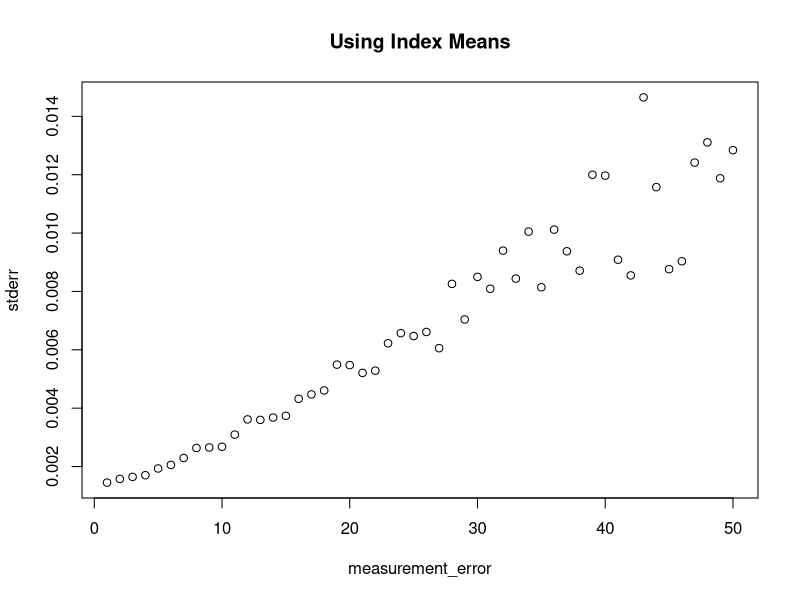
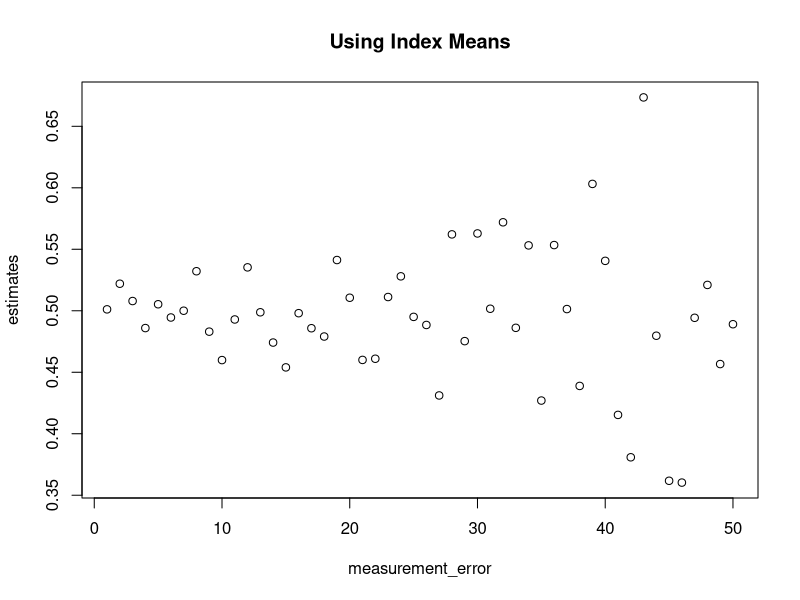
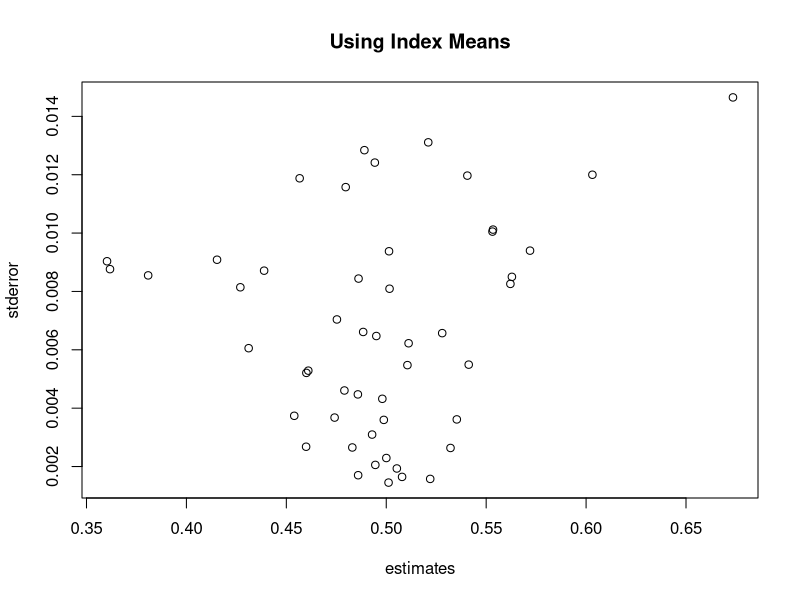
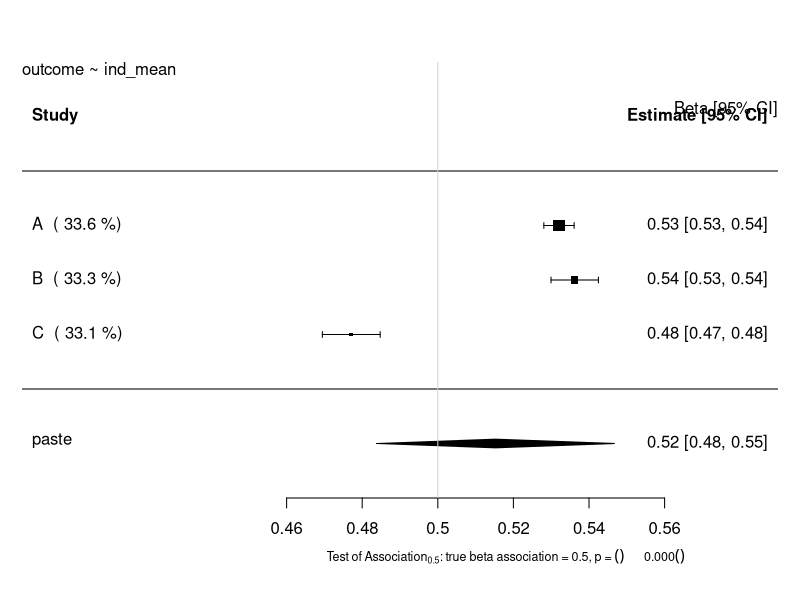
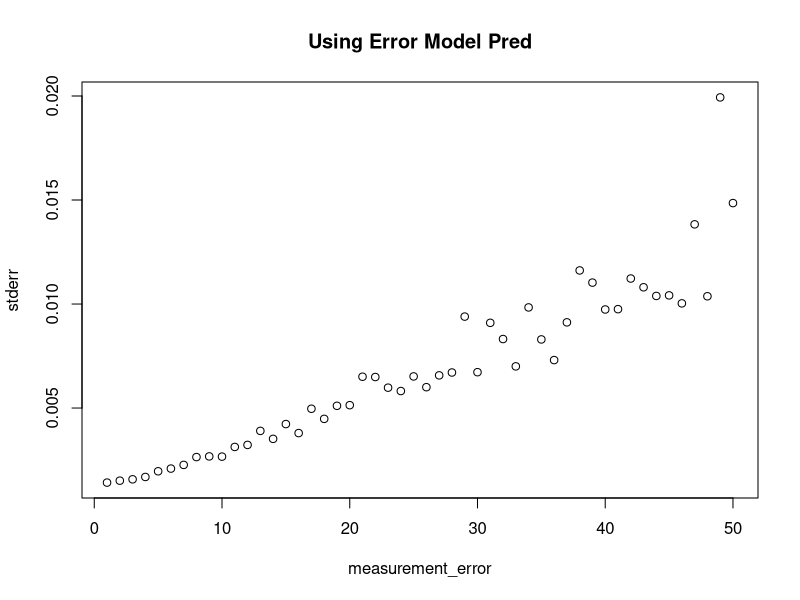
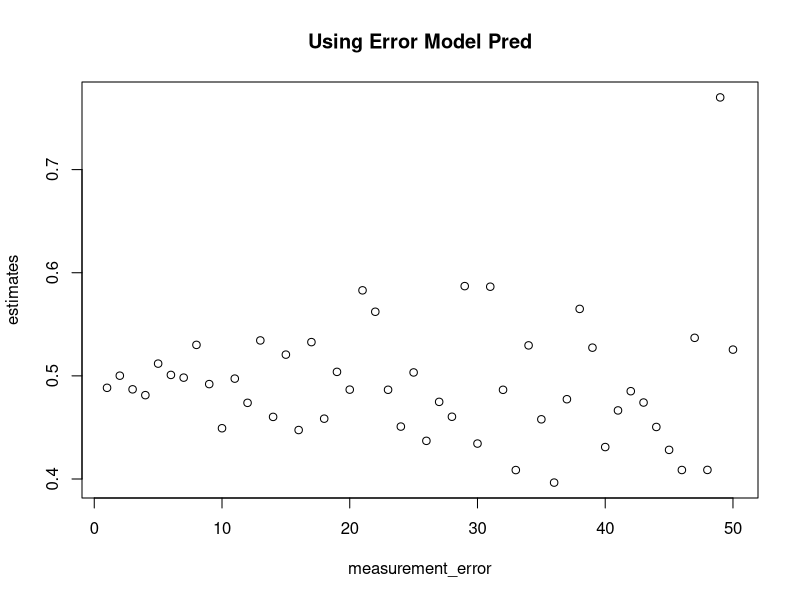
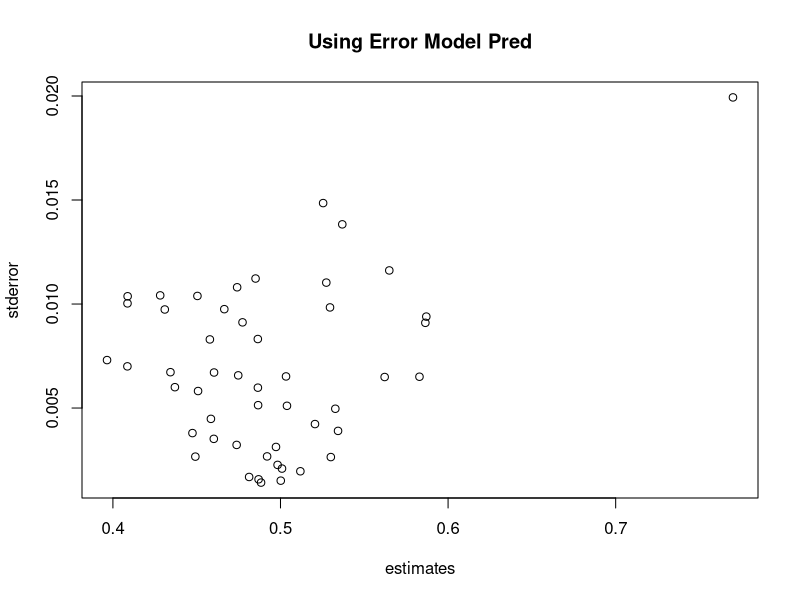
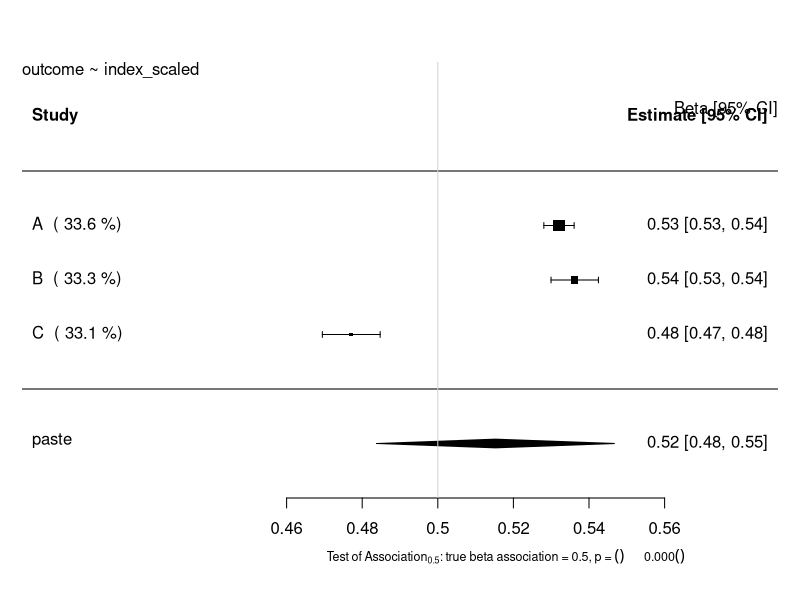

The R script that drew these images, in order:
# Investigation into Data Agreement as Weighting System
## Author: Paul Scherer
##         Tom Bishop
## Institute: University of Cambridge MRC Epidemiology Unit 
## Date: 4.09.2017

# Set up the Data
library(ggplot2)
library(reshape2)
library(parallel)
library(stats)
library(metafor)

# Set save point for the plots
setwd("U:/workspace/paee_harmonisation/Reweighting/plots")

# Raw Data Set Properties
trueBeta = 0.5
constant = 20

study_size = 20000
raw_mean = 40
raw_stdev = 15

# Simple creation of the raw data and the related outcome without error
raw_data = data.frame(gold = rnorm(n = study_size, mean = raw_mean, sd = raw_stdev))
raw_data$outcome = (trueBeta*raw_data$gold) + constant

###############################################################################
########################### Functions #########################################
###############################################################################
createStudyData <- function(raw_data, measurement_error, number_of_indices){
    exposure_error = rnorm(n = study_size, mean = 0, sd = measurement_error)
    raw_data$exposure_measured = raw_data$gold + exposure_error
    raw_data$index = cut_number(x = raw_data$exposure_measured,n = number_of_indices, labels =FALSE)
    raw_data$index = as.factor(raw_data$index)
    raw_data = raw_data[with(raw_data, order(index)),]
    return(raw_data)
}

createValidationData <- function(val_size, measurement_error, number_of_indices) {
    validation_data = data.frame(gold =  rnorm(n = val_size, mean = raw_mean, sd = raw_stdev))
    exposure_error = rnorm(n = val_size, mean = 0, sd = measurement_error)
    validation_data$exposure_measured = validation_data$gold + exposure_error
    validation_data$index = cut_number(x = validation_data$exposure_measured,n = number_of_indices, labels =FALSE)
    validation_data$index = as.factor(validation_data$index)
    return (validation_data)
}

createMeansList <- function(data, number_of_indices) {
    meansList = vector(mode="list", length = number_of_indices)
    for (i in 1:number_of_indices) {
        meansList[i] = mean(unname(unlist((split(x=data$gold, f= as.factor(data$index)))[i])))
    }
    return(meansList)
}



#######################################################################################
######################## Before Any Changes to the Process (MEANS) ####################
#######################################################################################
# General Parameters
numLevels = 4
validation_size = 400
upperbound = 50
## Graphing Standard Error as a function of Measurement Error
std_error = vector("numeric", length = upperbound)
estimates_graph = vector("numeric", length = upperbound)
for (measurement_error_counter in 1:upperbound) {
    studyData_graph = createStudyData(raw_data = raw_data, measurement_error = measurement_error_counter, number_of_indices = numLevels)
    validation_data_graph = createValidationData(val_size = validation_size, measurement_error = measurement_error_counter, number_of_indices = numLevels )
    validation_means_graph = createMeansList(validation_data_graph, numLevels)

    studyData_graph$ind_mean <- unlist(lapply(X=studyData_graph$index, FUN=function(index_val){
        output =  validation_means_graph[index_val]
    }))
    lm_graph <- lm(formula=outcome~ind_mean, data=studyData_graph)
    estimate_graph = lm_graph$coefficients["ind_mean"]
    stdError_graph = summary(lm_graph)$coefficients["ind_mean","Std. Error"]

    estimates_graph[measurement_error_counter] = estimate_graph
    std_error[measurement_error_counter] = stdError_graph

}
plot(x = (1:upperbound), y = std_error, xlab = "measurement_error", ylab = "stderr", main = "Using Index Means")
plot(x = (1:upperbound), y = estimates_graph, xlab = "measurement_error", ylab = "estimates", main = "Using Index Means")
plot(x = estimates_graph, y = std_error, xlab = "estimates", ylab = "stderror", main = "Using Index Means")


# Study A
measureError_A = 5
studyData_A = createStudyData(raw_data = raw_data, measurement_error = measureError_A, number_of_indices = numLevels)
validation_data_A = createValidationData(val_size = validation_size, measurement_error = measureError_A, number_of_indices = numLevels )
validation_means_A = createMeansList(validation_data_A, numLevels)

# Study B
measureError_B = 10
studyData_B = createStudyData(raw_data = raw_data, measurement_error = measureError_B, number_of_indices = numLevels)
validation_data_B = createValidationData(val_size = validation_size, measurement_error = measureError_B, number_of_indices = numLevels )
validation_means_B = createMeansList(validation_data_B, numLevels)

# Study C
measureError_C = 15
studyData_C = createStudyData(raw_data = raw_data, measurement_error = measureError_C, number_of_indices = numLevels)
validation_data_C = createValidationData(val_size = validation_size, measurement_error = measureError_C, number_of_indices = numLevels )
validation_means_C = createMeansList(validation_data_C, numLevels)

## Transformation and Regression using Index Means
# Study A
studyData_A$ind_mean <- unlist(lapply(X=studyData_A$index, FUN=function(index_val){
    output =  validation_means_A[index_val]
}))
lm_A <- lm(formula=outcome~ind_mean, data=studyData_A)
estimate_A = lm_A$coefficients["ind_mean"]
stdError_A = summary(lm_A)$coefficients["ind_mean","Std. Error"]

# Study B
studyData_B$ind_mean <- unlist(lapply(X=studyData_B$index, FUN=function(index_val){
    output =  validation_means_B[index_val]
}))
lm_B <- lm(formula=outcome~ind_mean, data=studyData_B)
estimate_B = lm_B$coefficients["ind_mean"]
stdError_B = summary(lm_B)$coefficients["ind_mean","Std. Error"]

# Study C
studyData_C$ind_mean <- unlist(lapply(X=studyData_C$index, FUN=function(index_val){
    output =  validation_means_C[index_val]
}))
lm_C <- lm(formula=outcome~ind_mean, data=studyData_C)
estimate_C = lm_C$coefficients["ind_mean"]
stdError_C = summary(lm_C)$coefficients["ind_mean","Std. Error"]

## Random Effects Model Forest Plot Before Reweighting
estimates = c(estimate_A, estimate_B, estimate_C)
stand_errs = c(stdError_A, stdError_B, stdError_C)
labels = c("A","B","C")
res <- rma(yi = estimates, sei = stand_errs, method='DL', slab = labels)
weights_res <- weights.rma.uni(res)

# Forest Plot
res$slab <- paste(res$slab, " (", round(weights.rma.uni(res),digits=1), "%)")
fmla = as.formula(outcome~ind_mean)
forest(res, mlab=bquote(paste('Overall (I'^2*' = ', .(round(res$I2)),'%, p = ',
    .(sprintf("%.3f", round(res$QEp,3))),')')),
xlab=bquote(paste('Test of Association'[0.5]*': true beta association = 0.5, p = ',
    .(sprintf("%.3f", round(res$pval,3))))), cex=1, cex.lab=0.75, cex.axis=1)
usr <- par("usr")
text(usr[2], usr[4], "Beta [95% CI]", adj = c(1, 4),cex=1)
text(usr[1], usr[4], paste0(gsub(paste0("Study Data","\\$"),"", deparse(fmla)),collapse="\n"), adj = c( 0, 1 ),cex=1, main = "Using Index Means")
abline(v = 0.5, col = "lightgray")






#######################################################################################
######################## Using Error Model Esque Scale it to Gold #####################
#######################################################################################
# Obviously the same as the means.

numLevels = 4
validation_size = 400

## Plotting Bit
## Graphing Standard Error as a function of Measurement Error
std_error = vector("numeric", length = upperbound)
estimates_graph = vector("numeric", length = upperbound)
for (measurement_error_counter in 1:upperbound) {
    studyData_graph = createStudyData(raw_data = raw_data, measurement_error = measurement_error_counter, number_of_indices = numLevels)
    validation_data_graph = createValidationData(val_size = validation_size, measurement_error = measurement_error_counter, number_of_indices = numLevels )

    # Find Error Model
    index_transformation = as.formula(gold ~ index)
    lambda_lm_graph <- lm(formula=index_transformation, data=validation_data_graph)
    new = data.frame(index = studyData_graph$index)
    studyData_graph$index_scaled = predict(lambda_lm_graph, newdata = new)

    # Use Error Model to Scale Index to Gold
    lm_graph <- lm(formula=outcome~index_scaled, data=studyData_graph)
    estimate_graph = lm_graph$coefficients["index_scaled"]
    stdError_graph = summary(lm_graph)$coefficients["index_scaled","Std. Error"]

    estimates_graph[measurement_error_counter] = estimate_graph
    std_error[measurement_error_counter] = stdError_graph
}
plot(x = (1:upperbound), y = std_error, xlab = "measurement_error", ylab = "stderr", main = "Using Error Model Pred")
plot(x = (1:upperbound), y = estimates_graph, xlab = "measurement_error", ylab = "estimates", main = "Using Error Model Pred")
plot(x = estimates_graph, y = std_error, xlab = "estimates", ylab = "stderror", main = "Using Error Model Pred")



# # Study A
# measureError_A = 5
# studyData_A = createStudyData(raw_data = raw_data, measurement_error = measureError_A, number_of_indices = numLevels)
# validation_data_A = createValidationData(val_size = validation_size, measurement_error = measureError_A, number_of_indices = numLevels )
# validation_means_A = createMeansList(validation_data_A, numLevels)

# # Study B
# measureError_B = 10
# studyData_B = createStudyData(raw_data = raw_data, measurement_error = measureError_B, number_of_indices = numLevels)
# validation_data_B = createValidationData(val_size = validation_size, measurement_error = measureError_B, number_of_indices = numLevels )
# validation_means_B = createMeansList(validation_data_B, numLevels)

# # Study C
# measureError_C = 60
# studyData_C = createStudyData(raw_data = raw_data, measurement_error = measureError_C, number_of_indices = numLevels)
# validation_data_C = createValidationData(val_size = validation_size, measurement_error = measureError_C, number_of_indices = numLevels )
# validation_means_C = createMeansList(validation_data_C, numLevels)


## Transformation of Indexes to Gold Scale
index_transformation = as.formula(gold ~ index)
# Study A
lambda_lm_A <- lm(formula=index_transformation, data=validation_data_A)
new = data.frame(index = studyData_A$index)
studyData_A$index_scaled = predict(lambda_lm_A, newdata = new)

studyData_A$ind_mean <- unlist(lapply(X=studyData_A$index, FUN=function(index_val){
    output =  validation_means_A[index_val]
}))

# Study B
lambda_lm_B <- lm(formula=index_transformation, data=validation_data_B)
new = data.frame(index = studyData_B$index)
studyData_B$index_scaled = predict(lambda_lm_B, newdata = new)

studyData_B$ind_mean <- unlist(lapply(X=studyData_B$index, FUN=function(index_val){
    output =  validation_means_B[index_val]
}))

# Study C
lambda_lm_C <- lm(formula=index_transformation, data=validation_data_C)
new = data.frame(index = studyData_C$index)
studyData_C$index_scaled = predict(lambda_lm_C, newdata = new)

studyData_C$ind_mean <- unlist(lapply(X=studyData_C$index, FUN=function(index_val){
    output =  validation_means_C[index_val]
}))


# Study A
lm_A <- lm(formula=outcome~index_scaled, data=studyData_A)
estimate_A = lm_A$coefficients["index_scaled"]
stdError_A = summary(lm_A)$coefficients["index_scaled","Std. Error"]

# Study B
lm_B <- lm(formula=outcome~index_scaled, data=studyData_B)
estimate_B = lm_B$coefficients["index_scaled"]
stdError_B = summary(lm_B)$coefficients["index_scaled","Std. Error"]

# Study C
lm_C <- lm(formula=outcome~index_scaled, data=studyData_C)
estimate_C = lm_C$coefficients["index_scaled"]
stdError_C = summary(lm_C)$coefficients["index_scaled","Std. Error"]

## Random Effects Model Forest Plot Before Reweighting
estimates = c(estimate_A, estimate_B, estimate_C)
stand_errs = c(stdError_A, stdError_B, stdError_C)
labels = c("A","B","C")
res <- rma(yi = estimates, sei = stand_errs, method='DL', slab = labels)
weights_res <- weights.rma.uni(res)

# Forest Plot
res$slab <- paste(res$slab, " (", round(weights.rma.uni(res),digits=1), "%)")
fmla = as.formula(outcome~index_scaled)
forest(res, mlab=bquote(paste('Overall (I'^2*' = ', .(round(res$I2)),'%, p = ',
    .(sprintf("%.3f", round(res$QEp,3))),')')),
xlab=bquote(paste('Test of Association'[0.5]*': true beta association = 0.5, p = ',
    .(sprintf("%.3f", round(res$pval,3))))), cex=1, cex.lab=0.75, cex.axis=1)
usr <- par("usr")
text(usr[2], usr[4], "Beta [95% CI]", adj = c(1, 4),cex=1)
text(usr[1], usr[4], paste0(gsub(paste0("Study Data","\\$"),"", deparse(fmla)),collapse="\n"), adj = c( 0, 1 ),cex=1, main = "Using Error Model of Gold~Index")
abline(v = 0.5, col = "lightgray")



# plot(x = studyData_A$outcome, y = studyData_A$ind_mean, xlab = "outcome", ylab = "indexGolded", main = "Comparing Means and Pred A", col = "red")
# points(x = studyData_A$outcome, y = studyData_A$index_scaled, col = "green")

# plot(x = studyData_B$outcome, y = studyData_B$ind_mean, xlab = "outcome", ylab = "indexGolded", main = "Comparing Means and Pred B", col = "red")
# points(x = studyData_B$outcome, y = studyData_B$index_scaled, col = "green")

# plot(x = studyData_C$outcome, y = studyData_C$ind_mean, xlab = "outcome", ylab = "indexGolded", main = "Comparing Means and Pred C", col = "red")
# points(x = studyData_C$outcome, y = studyData_C$index_scaled, col = "green")

#######################################################################################
######################## Using Index Means Esque Scale it to Gold #####################
############################## Also Regression Calibration ############################
#######################################################################################
# Obviously the same as the means.

numLevels = 4
validation_size = 400

## Plotting Bit
## Graphing Standard Error as a function of Measurement Error
std_error = vector("numeric", length = upperbound)
estimates_graph = vector("numeric", length = upperbound)
for (measurement_error_counter in 1:upperbound) {
    studyData_graph = createStudyData(raw_data = raw_data, measurement_error = measurement_error_counter, number_of_indices = numLevels)
    validation_data_graph = createValidationData(val_size = validation_size, measurement_error = measurement_error_counter, number_of_indices = numLevels )
    validation_means_graph = createMeansList(validation_data_graph, numLevels)

    studyData_graph$ind_mean <- unlist(lapply(X=studyData_graph$index, FUN=function(index_val){
        output =  validation_means_graph[index_val]
    }))

    validation_data_graph$ind_mean <- unlist(lapply(X=validation_data_graph$index, FUN=function(index_val){
        output =  validation_means_graph[index_val]
    }))

    # calculate lambda
    lambda_lm_graph = lm(formula = gold~ind_mean, data = validation_data_graph)
    lambda_graph = lambda_lm_graph$coefficients["ind_mean"]
    lambda_stdError_graph = summary(lambda_lm_graph)$coefficients["ind_mean","Std. Error"]

    # calculate beta hat
    lm_graph <- lm(formula=outcome~ind_mean, data=studyData_graph)
    estimate_graph = lm_graph$coefficients["ind_mean"]
    stdError_graph = summary(lm_graph)$coefficients["ind_mean","Std. Error"]

    # recalibrate the standard error using delta function
    variance_beta = (sqrt(validation_size) * summary(lm_graph)$coefficients["ind_mean","Std. Error"])^2
    #variance_beta = summary(lm_graph)$sigma**2
    variance_beta = (summary(lm_graph)$coefficients["ind_mean","Std. Error"])^2
    lambda_pure = unlist(unname(lambda_lm_graph$coefficients["ind_mean"]))
    beta_lambda_div_sq = (unname(unlist(lm_graph$coefficients["ind_mean"]/(lambda_lm_graph$coefficients["ind_mean"])^2)))^2
    var_lambda = (summary(lambda_lm_graph)$coefficients["ind_mean","Std. Error"])^2
    delta_variance = (variance_beta / (lambda_pure)^2) + (beta_lambda_div_sq * var_lambda)
    delta_stdError_graph = sqrt(delta_variance)/sqrt(validation_size) 
    delta_stdError_graph = sqrt(delta_variance)

    estimates_graph[measurement_error_counter] = estimate_graph/lambda_graph
    std_error[measurement_error_counter] = delta_stdError_graph
}

plot(x = (1:upperbound), y = std_error, xlab = "measurement_error", ylab = "stderr", main = "Using Index Means Regression Calibration")
plot(x = (1:upperbound), y = estimates_graph, xlab = "measurement_error", ylab = "estimates", main = "Using Index Means Regression Calibration")
plot(x = estimates_graph, y = std_error, xlab = "estimates", ylab = "stderror", main = "Using Index Means Regression Calibration")


## Transformation and Regression using Index Means
# Study A
studyData_A$ind_mean <- unlist(lapply(X=studyData_A$index, FUN=function(index_val){
    output =  validation_means_A[index_val]
}))
lm_A <- lm(formula=outcome~ind_mean, data=studyData_A)
estimate_A = lm_A$coefficients["ind_mean"]
stdError_A = summary(lm_A)$coefficients["ind_mean","Std. Error"]

# Study B
studyData_B$ind_mean <- unlist(lapply(X=studyData_B$index, FUN=function(index_val){
    output =  validation_means_B[index_val]
}))
lm_B <- lm(formula=outcome~ind_mean, data=studyData_B)
estimate_B = lm_B$coefficients["ind_mean"]
stdError_B = summary(lm_B)$coefficients["ind_mean","Std. Error"]

# Study C
studyData_C$ind_mean <- unlist(lapply(X=studyData_C$index, FUN=function(index_val){
    output =  validation_means_C[index_val]
}))
lm_C <- lm(formula=outcome~ind_mean, data=studyData_C)
estimate_C = lm_C$coefficients["ind_mean"]
stdError_C = summary(lm_C)$coefficients["ind_mean","Std. Error"]


## Calculate the lambdas
# Study A
validation_data_A$ind_mean <- unlist(lapply(X=validation_data_A$index, FUN=function(index_val){
    output =  validation_means_A[index_val]
}))

lambda_lm_A = lm(formula = gold~ind_mean, data = validation_data_A)
lambda_A = lambda_lm_A$coefficients["ind_mean"]

# calculate the corrected standard error
#var_Beta = summary(lm_A)$sigma**2
var_Beta = (summary(lm_A)$coefficients["ind_mean","Std. Error"])^2
lambda_pure = unlist(unname(lambda_lm_A$coefficients["ind_mean"]))
beta_lambda_div_sq = (unname(unlist(lm_A$coefficients["ind_mean"]/(lambda_lm_A$coefficients["ind_mean"])^2)))^2
var_lambda = ( summary(lambda_lm_A)$coefficients["ind_mean","Std. Error"])^2
delta_variance = (var_Beta / (lambda_pure)^2) + (beta_lambda_div_sq * var_lambda)
delta_stdError_A = sqrt(delta_variance)/sqrt(validation_size) 
delta_stdError_A = sqrt(delta_variance)


# Study B
validation_data_B$ind_mean <- unlist(lapply(X=validation_data_B$index, FUN=function(index_val){
    output =  validation_means_B[index_val]
}))

lambda_lm_B = lm(formula = gold~ind_mean, data = validation_data_B)
lambda_B = lambda_lm_B$coefficients["ind_mean"]

var_lambda = ( summary(lambda_lm_B)$coefficients["ind_mean","Std. Error"])^2
#var_Beta = summary(lm_A)$sigma**2
var_Beta = (summary(lm_A)$coefficients["ind_mean","Std. Error"])^2
lambda_pure = unlist(unname(lambda_lm_B$coefficients["ind_mean"]))
beta_lambda_div_sq = (unname(unlist(lm_B$coefficients["ind_mean"]/(lambda_lm_B$coefficients["ind_mean"])^2)))^2
delta_variance = (var_Beta / (lambda_pure)^2) + beta_lambda_div_sq * var_lambda
delta_stdError_B = sqrt(delta_variance)/sqrt(validation_size) 
delta_stdError_B = sqrt(delta_variance)


# Study C
validation_data_C$ind_mean <- unlist(lapply(X=validation_data_C$index, FUN=function(index_val){
    output =  validation_means_C[index_val]
}))

lambda_lm_C = lm(formula = gold~ind_mean, data = validation_data_C)
lambda_C = lambda_lm_C$coefficients["ind_mean"]

var_lambda = (summary(lambda_lm_C)$coefficients["ind_mean","Std. Error"])^2
#var_Beta = summary(lm_A)$sigma**2
var_Beta = (summary(lm_A)$coefficients["ind_mean","Std. Error"])^2
lambda_pure = unlist(unname(lambda_lm_C$coefficients["ind_mean"]))
beta_lambda_div_sq = (unname(unlist(lm_C$coefficients["ind_mean"]/(lambda_lm_C$coefficients["ind_mean"])^2)))^2
delta_variance = (var_Beta / (lambda_pure)^2) + beta_lambda_div_sq * var_lambda
delta_stdError_C = sqrt(delta_variance)/sqrt(validation_size) 
delta_stdError_C = sqrt(delta_variance)

corrected_estimate_A = estimate_A / lambda_A
corrected_estimate_B = estimate_B / lambda_B
corrected_estimate_C = estimate_C / lambda_C


## Random Effects Model Forest Plot After Regression Calibration
estimates = c(corrected_estimate_A, corrected_estimate_B, corrected_estimate_C)
stand_errs = c(delta_stdError_A, delta_stdError_B, delta_stdError_C)
labels = c("A","B","C")
res <- rma(yi = estimates, sei = stand_errs, method='DL', slab = labels)

# Forest Plot
res$slab <- paste(res$slab, " (", round(weights.rma.uni(res),digits=1), "%)")
fmla = as.formula(y~ind_mean)
forest(res, mlab=bquote(paste('Overall (I'^2*' = ', .(round(res$I2)),'%, p = ',
    .(sprintf("%.3f", round(res$QEp,3))),')')),
xlab=bquote(paste('Test of Association'[0.5]*': true beta association = 0.5, p = ',
    .(sprintf("%.3f", round(res$pval,3))))), cex=1, cex.lab=0.75, cex.axis=1, main = "After Regression Calibration")
usr <- par("usr")
text(usr[2], usr[4], "Beta [95% CI]", adj = c(1, 4),cex=1)
text(usr[1], usr[4], paste0(gsub(paste0("Study Data","\\$"),"", deparse(fmla)),collapse="\n"), adj = c( 0, 1 ),cex=1)
abline(v = 0.5, col = "lightgray")









## Random Effects Model Forest Plot After Regression Calibration
estimates = estimates_graph
stand_errs = std_error
labels = 1:length(estimates_graph)
res <- rma(yi = estimates, sei = stand_errs, method='DL', slab = labels)

# Forest Plot
res$slab <- paste(res$slab, " (", round(weights.rma.uni(res),digits=1), "%)")
fmla = as.formula(y~ind_mean)
forest(res, mlab=bquote(paste('Overall (I'^2*' = ', .(round(res$I2)),'%, p = ',
    .(sprintf("%.3f", round(res$QEp,3))),')')),
xlab=bquote(paste('Test of Association'[0.5]*': true beta association = 0.5, p = ',
    .(sprintf("%.3f", round(res$pval,3))))), cex=1, cex.lab=0.75, cex.axis=1, main = "After Regression Calibration")
usr <- par("usr")
text(usr[2], usr[4], "Beta [95% CI]", adj = c(1, 4),cex=1)
text(usr[1], usr[4], paste0(gsub(paste0("Study Data","\\$"),"", deparse(fmla)),collapse="\n"), adj = c( 0, 1 ),cex=1)
abline(v = 0.5, col = "lightgray")
